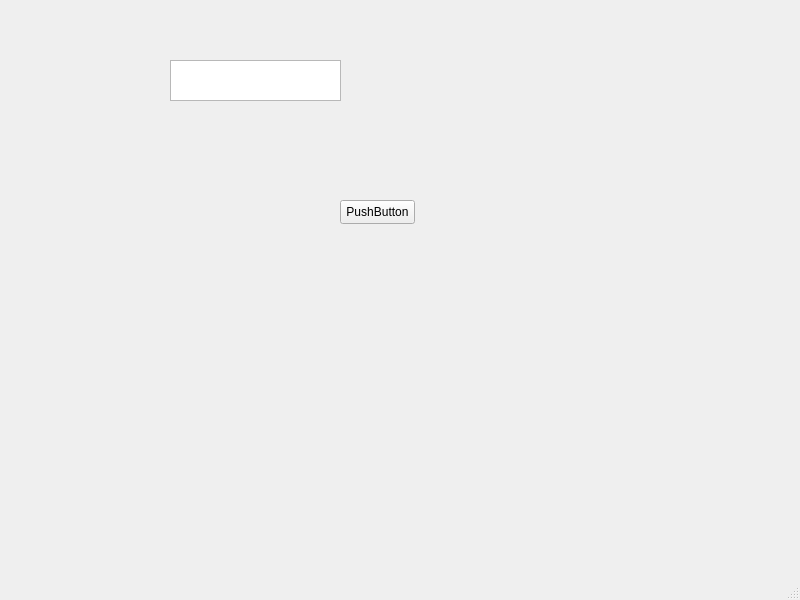
<?xml version="1.0" encoding="UTF-8"?>
<ui version="4.0">
 <class>MainWindow</class>
 <widget class="QMainWindow" name="MainWindow">
  <property name="geometry">
   <rect>
    <x>0</x>
    <y>0</y>
    <width>800</width>
    <height>600</height>
   </rect>
  </property>
  <property name="windowTitle">
   <string>MainWindow</string>
  </property>
  <widget class="QWidget" name="centralwidget">
   <widget class="QPushButton" name="button">
    <property name="geometry">
     <rect>
      <x>340</x>
      <y>200</y>
      <width>75</width>
      <height>24</height>
     </rect>
    </property>
    <property name="text">
     <string>PushButton</string>
    </property>
   </widget>
   <widget class="QTextEdit" name="line1">
    <property name="geometry">
     <rect>
      <x>170</x>
      <y>60</y>
      <width>171</width>
      <height>41</height>
     </rect>
    </property>
   </widget>
  </widget>
  <widget class="QMenuBar" name="menubar">
   <property name="geometry">
    <rect>
     <x>0</x>
     <y>0</y>
     <width>800</width>
     <height>22</height>
    </rect>
   </property>
  </widget>
  <widget class="QStatusBar" name="statusbar"/>
 </widget>
 <resources/>
 <connections/>
</ui>
